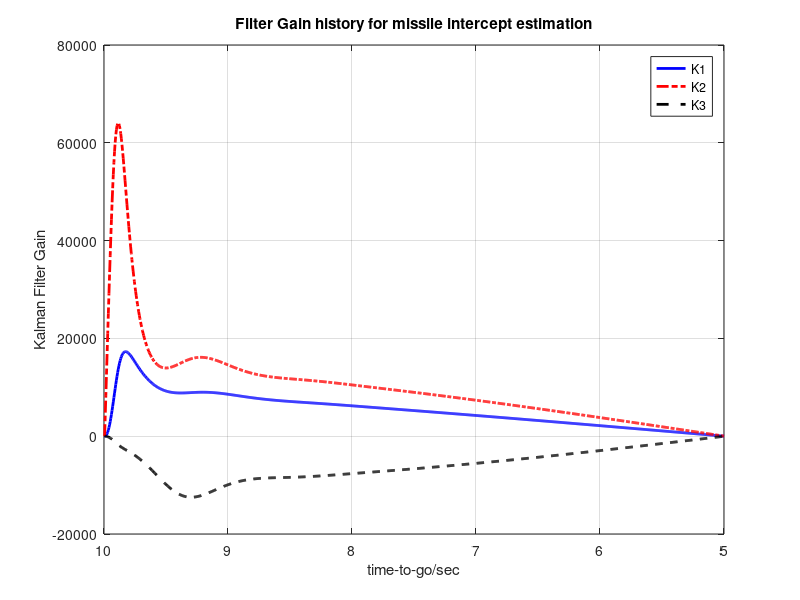
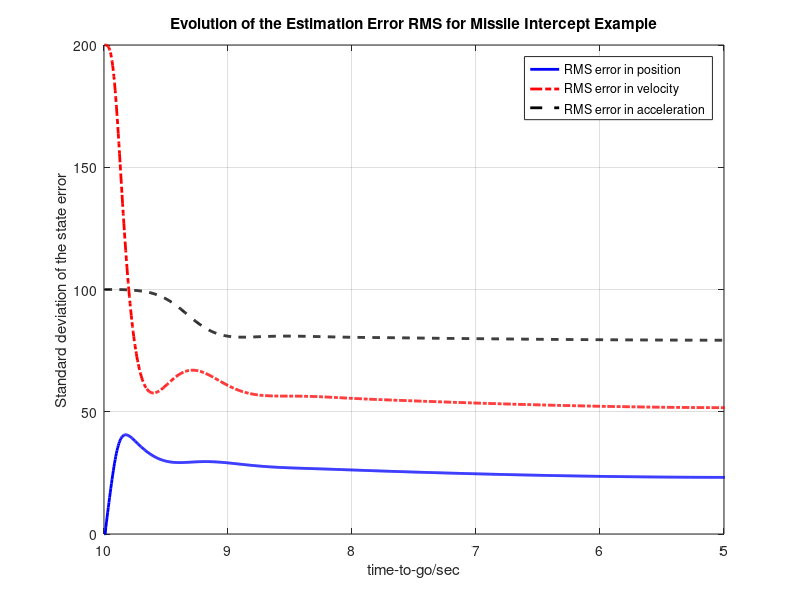

Reproduce these figures in MATLAB, in order. (Note: this script raises an error after producing the figures.)
close all;
clear all;
clc;
rng('shuffle');


%% initials
tau=2;%sec
Vc=300;%300 ft/sec
tf=10;%sec
R1=15e-6;%rad^2.sec
R2=1.67e-3;%rad^2.sec^3

F=[0,1,0;0,0,-1;0,0,-1/tau];
B=[0;1;0];
G=[0;0;1];

W=[0,0,0;0,0,0;0,0,10000];

P0=[0,0,0;0,40000,0;0,0,10000];
P=P0;
K_=[];P_=P0;dt=0.01;

%% dynamic simulation and Kalman Filter
state0=[0;normrnd(0,200);normrnd(0,100)];
state=state0;state_=[state0];
s_estimate0=[0;0;0];
s_estimate=s_estimate0;s_estimate_=[s_estimate0];
error=[s_estimate0-state0];
residual=[];

for t=0:0.01:9.99
    H=[1/(Vc*(tf-t)),0,0];
    V=R1+R2/(tf-t)^2;
    
    d_P=F*P+P*F'-1/V*P*H'*H*P+W; %Riccati Equation
    K=P*H'*inv(V); %Kalman Gain
    K_=[K_ K];
    P=d_P*dt+P; % Propagate P
    P_=[P_ P];
    
    wat=normrnd(0,sqrt(10000/dt));%process noise 
    n=normrnd(0,sqrt(V/dt));%measurement noise
    d_state=F*state+G*wat;%dynamic propagate
    z=H*state+n;%measurenment
    state=state+d_state*dt;%state update
    state_=[state_ state];
        
    d_s_estimate=F*s_estimate+K*(z-H*s_estimate);%estimation update
    residual=[residual z-H*s_estimate];%calculate the residual
    s_estimate=s_estimate+d_s_estimate*dt;%state estimation update
    s_estimate_=[s_estimate_ s_estimate];
    error=[error s_estimate-state];%store the errors
end

figure(1);
plot(K_(1,:),'b','Linewidth',2);hold on
plot(K_(2,:),'r-.','Linewidth',2);hold on;
plot(K_(3,:),'k--','Linewidth',2);grid on;
title('Filter Gain history for missile intercept estimation');
legend('K1','K2','K3');
xlabel('time-to-go/sec');ylabel('Kalman Filter Gain');
set(gca,'xticklabel',[10 9 8 7 6 5 4 3 2 1 0]);

figure(2);
i=1:3:size(P_,2);
plot(sqrt(P_(1,i)),'b','Linewidth',2);hold on;
plot(sqrt(P_(2,i+1)),'r-.','Linewidth',2);hold on;
plot(sqrt(P_(3,i+2)),'k--','Linewidth',2);grid on;
title('Evolution of the Estimation Error RMS for Missile Intercept Example');
legend('RMS error in position','RMS error in velocity','RMS error in acceleration');
xlabel('time-to-go/sec');ylabel('Standard deviation of the state error');
set(gca,'xticklabel',[10 9 8 7 6 5 4 3 2 1 0]);
xlim([0,1000]);

figure(3);
subplot 311
plot(state_(1,:),'b','Linewidth',2);hold on;
plot(s_estimate_(1,:),'r--','Linewidth',2);grid on;
title('relative vertical postion of pursuer with respect to the target');
legend('state','state estimation');
xlabel('time-to-go/sec');ylabel('position ft');
set(gca,'xticklabel',[10 9 8 7 6 5 4 3 2 1 0]);
xlim([0,1000]);
subplot 312
plot(state_(2,:),'b','Linewidth',2);hold on;
plot(s_estimate_(2,:),'r--','Linewidth',2);grid on;
title('relative vertical velocity of pursuer with respect to the target');
legend('state','state estimation');
xlabel('time-to-go/sec');ylabel('velocity ft/sec');
set(gca,'xticklabel',[10 9 8 7 6 5 4 3 2 1 0]);
xlim([0,1000]);
subplot 313
plot(state_(3,:),'b','Linewidth',2);hold on;
plot(s_estimate_(3,:),'r--','Linewidth',2);grid on;
title('relative vertical acceleration of pursuer with respect to the target');
legend('state','state estimation');
xlabel('time-to-go/sec');ylabel('acceleration ft/sec^2');
set(gca,'xticklabel',[10 9 8 7 6 5 4 3 2 1 0]);
xlim([0,1000]);

figure(4);
subplot 311
plot(error(1,:),'LineWidth',2);hold on;
plot(sqrt(P_(1,i)),'r--','LineWidth',2);hold on;
plot(-sqrt(P_(1,i)),'r--','LineWidth',2);grid on;
xlabel('time-to-go/sec');ylabel('position/ft');
title('error in the Kalman Filter estimates for single realization');
set(gca,'xticklabel',[10 9 8 7 6 5 4 3 2 1 0]);
xlim([0,1000]);
subplot 312
plot(error(2,:),'LineWidth',2);hold on;
plot(sqrt(P_(2,i+1)),'r--','LineWidth',2);hold on;
plot(-sqrt(P_(2,i+1)),'r--','LineWidth',2);grid on;
xlabel('time-to-go/sec');ylabel('position/ft');
title('error in the Kalman Filter estimates for single realization');
set(gca,'xticklabel',[10 9 8 7 6 5 4 3 2 1 0]);
xlim([0,1000]);
subplot 313
plot(error(3,:),'LineWidth',2);hold on;
plot(sqrt(P_(3,i+2)),'r--','LineWidth',2);hold on;
plot(-sqrt(P_(3,i+2)),'r--','LineWidth',2);grid on;
xlabel('time-to-go/sec');ylabel('position/ft');
title('error in the Kalman Filter estimates for single realization');
set(gca,'xticklabel',[10 9 8 7 6 5 4 3 2 1 0]);
xlim([0,1000]);


